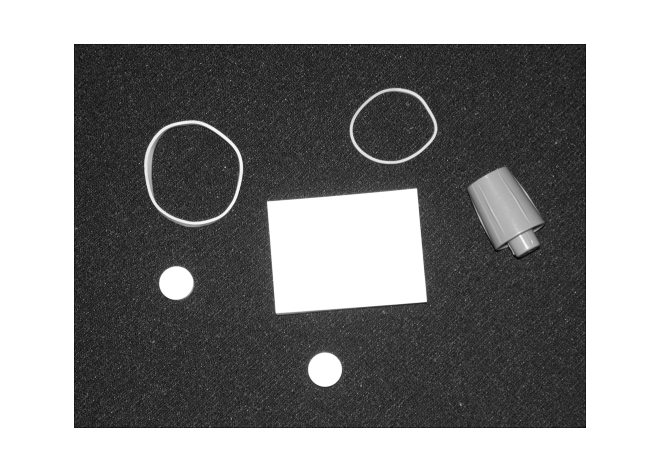
#> input picture 1.png, 661 x 471 px
$ python q1_part1.py
#> lines starting #> are read from the running program, lines starting #| are printed output that depends on the picture
import numpy as np
import matplotlib.pyplot as plt
from PIL import Image

def create_gaussian_kernel(size, sigma):
    """Create a 2D Gaussian kernel."""
    kernel = np.zeros((size, size))
    center = size // 2

    for i in range(size):
        for j in range(size):
            x = i - center
            y = j - center
            kernel[i, j] = np.exp(-(x**2 + y**2)/(2*sigma**2))

    return kernel / kernel.sum()  # Normalize the kernel

def convolve2d(image, kernel):
    """Perform 2D convolution without using scipy.signal.convolve2d."""
    # Get image and kernel dimensions
    i_height, i_width = image.shape
    k_height, k_width = kernel.shape

    # Calculate padding
    pad_height = k_height // 2
    pad_width = k_width // 2

    # Create padded image
    padded_image = np.pad(image, ((pad_height, pad_height), (pad_width, pad_width)),
                         mode='edge')

    # Initialize output
    output = np.zeros_like(image)

    # Perform convolution
    for i in range(i_height):
        for j in range(i_width):
            output[i, j] = np.sum(
                padded_image[i:i+k_height, j:j+k_width] * kernel
            )

    return output

def gradient_edge_detector(image_path, sigma=1.0, kernel_size=5):
    """
    Detect edges using gradient-based method.

    Parameters:
    image_path: str - Path to the input image
    sigma: float - Standard deviation for Gaussian smoothing
    kernel_size: int - Size of the Gaussian kernel (should be odd)
    """
#> called with image_path = '1.png', sigma = 1, kernel_size = 5
    # Load and convert image to grayscale
    image = Image.open(image_path).convert('L')
#> image is the input picture: PIL image 661x471 L; min 6, max 255, mean 140.8
    image = np.array(image).astype(float) / 255.0  # Convert to double [0,1]
#> image: shape (471, 661) float64

    # Create Gaussian kernel for smoothing
    gaussian_kernel = create_gaussian_kernel(kernel_size, sigma)

    # Smooth the image
    smoothed_image = convolve2d(image, gaussian_kernel)

    # Create derivative kernels
    dx_kernel = np.array([[-1, 0, 1],
                         [-2, 0, 2],
                         [-1, 0, 1]]) / 8.0  # Sobel x-derivative

    dy_kernel = np.array([[-1, -2, -1],
                         [0, 0, 0],
                         [1, 2, 1]]) / 8.0   # Sobel y-derivative

    # Compute derivatives
    grad_x = convolve2d(smoothed_image, dx_kernel)
#> after the loop in convolve2d (call 2), `for i in range(i_height):`:
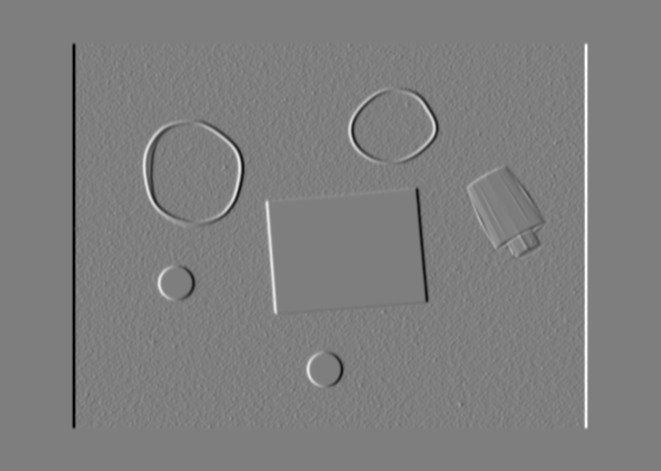
#> output: shape (471, 661) float64; min -0.289, max 0.292, mean -1.78e-21; drawn with min black and max white
    grad_y = convolve2d(smoothed_image, dy_kernel)
#> after the loop in convolve2d (call 3), `for i in range(i_height):`:
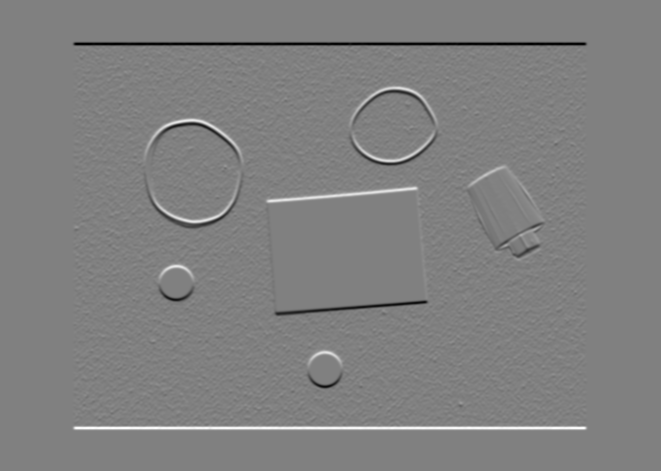
#> output: shape (471, 661) float64; min -0.291, max 0.287, mean 1.83e-19; drawn with min black and max white

    # Compute gradient magnitude and orientation
    gradient_magnitude = np.sqrt(grad_x**2 + grad_y**2)
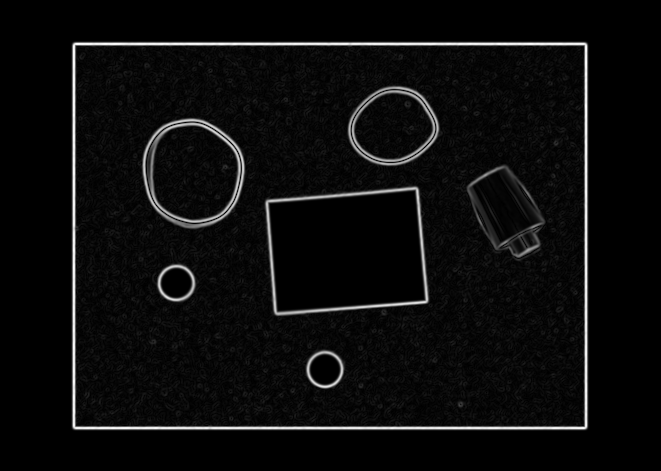
#> gradient_magnitude: shape (471, 661) float64; min 0, max 0.292, mean 0.014; drawn with min black and max white
    gradient_orientation = np.arctan2(grad_y, grad_x)
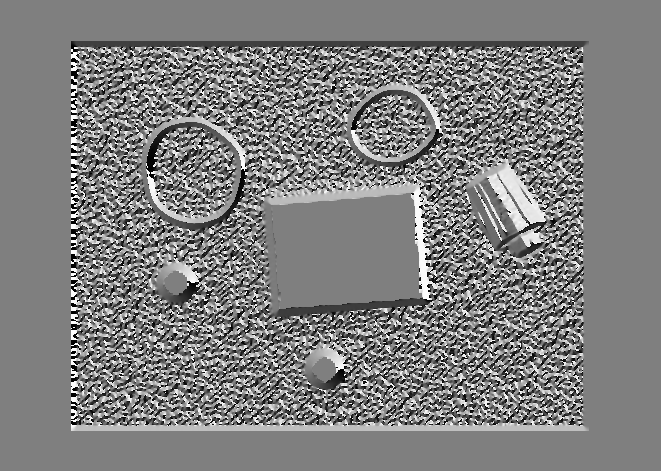
#> gradient_orientation: shape (471, 661) float64; min -3.14, max 3.14, mean -0.00691; drawn with min black and max white

    # Create visualization
    plt.figure(figsize=(15, 5))

    # Original image
    plt.subplot(131)
    plt.imshow(image, cmap='gray')
    plt.title('Original Image')
    plt.axis('off')

    # Gradient magnitude
    plt.subplot(132)
    plt.imshow(gradient_magnitude, cmap='gray')
    plt.title('Gradient Magnitude')
    plt.axis('off')

    # Gradient orientation using quiver
    plt.subplot(133)
    y, x = np.mgrid[0:image.shape[0]:20, 0:image.shape[1]:20]
    dx = np.cos(gradient_orientation[::20, ::20])
    dy = np.sin(gradient_orientation[::20, ::20])
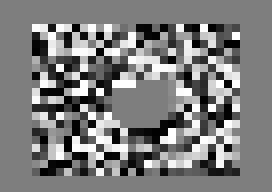
#> dy: shape (24, 34) float64 (shown 8 times larger); min -1, max 1, mean -0.0132; drawn with min black and max white
    plt.quiver(x, y, dx, dy, gradient_magnitude[::20, ::20],
              angles='xy', scale_units='xy', scale=0.1)
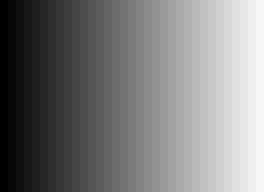
#> x: shape (24, 34) int64 (shown 8 times larger); min 0, max 660, mean 330; drawn with min black and max white
    plt.title('Gradient Orientation')
    plt.axis('off')

    plt.tight_layout()
    plt.show()
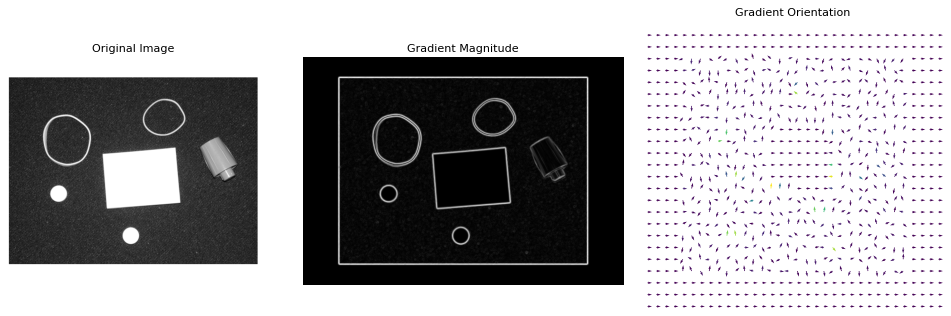
#> figure drawn by matplotlib, 3 panels

    return gradient_magnitude, gradient_orientation

# Example usage
if __name__ == "__main__":
    # Example path - replace with your image path
    image_path = "1.png"

    # Detect edges with different sigma values
    magnitude, orientation = gradient_edge_detector(image_path, sigma=1.0, kernel_size=5)

$ run again, with 3.png copied over 1.png
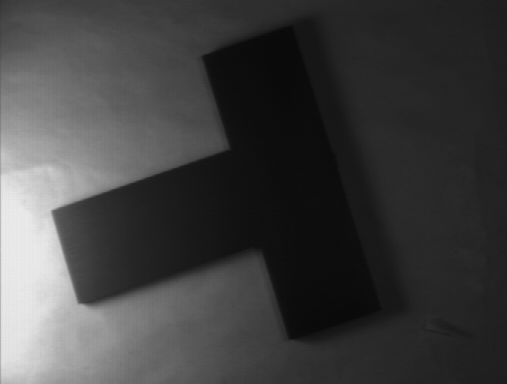
#> input picture 3.png, 507 x 384 px
#> in gradient_edge_detector, image is the input picture: PIL image 507x384 L; min 9, max 235, mean 64.6
#> image: shape (384, 507) float64
#> padded_image: shape (386, 509) float64
#> after the loop in convolve2d (call 3), `for i in range(i_height):`:
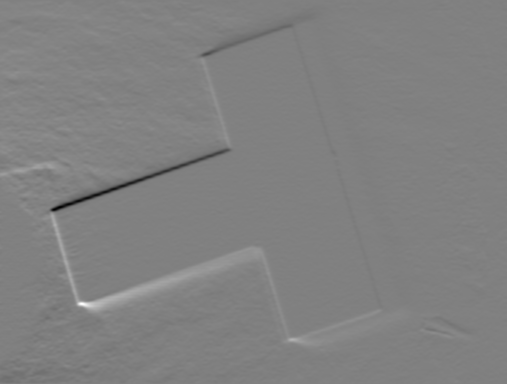
#> output: shape (384, 507) float64; min -0.0974, max 0.0957, mean 0.000323; drawn with min black and max white
#> in gradient_edge_detector, `plt.show()`:
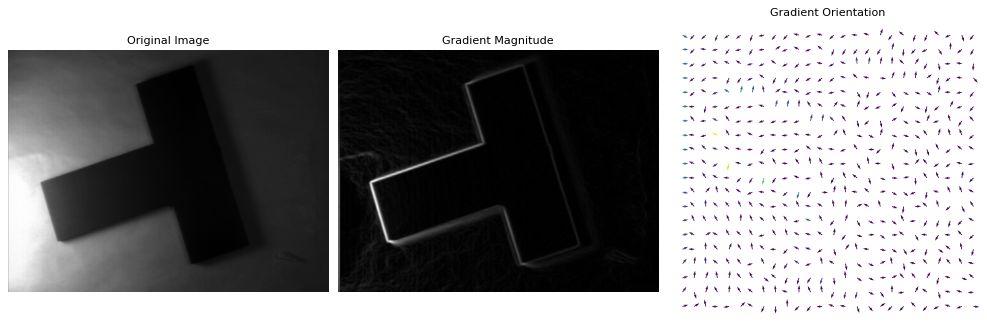
#> figure drawn by matplotlib, 3 panels

$ run again, with ques.png copied over 1.png
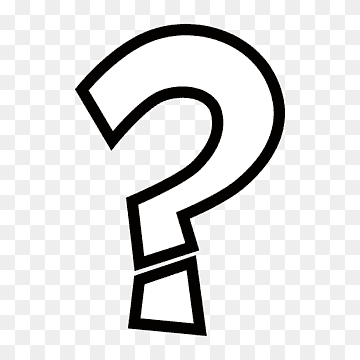
#> input picture ques.png, 360 x 360 px
#> padded_image: shape (362, 362) float64
#> after the loop in convolve2d (call 3), `for i in range(i_height):`:
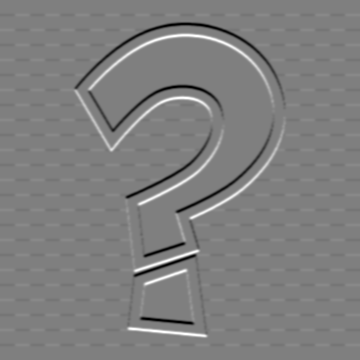
#> output: shape (360, 360) float64; min -0.321, max 0.321, mean -5.57e-18; drawn with min black and max white
#> in gradient_edge_detector, `plt.show()`:
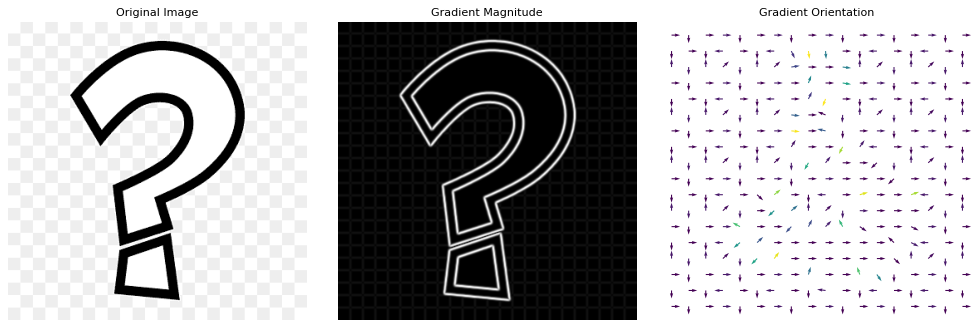
#> figure drawn by matplotlib, 3 panels
